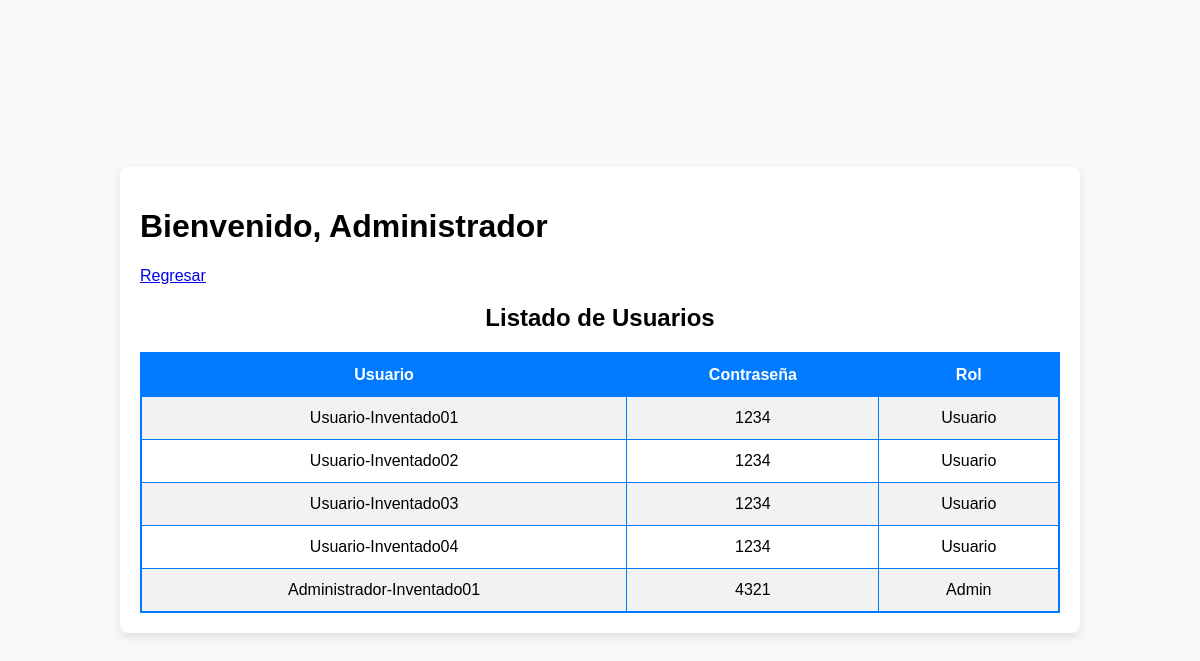
The app's page /pag_admin.php with its own data.
### tables this page shows
CREATE TABLE `poject_20_login` (
  `usuario` varchar(50) NOT NULL,
  `pass` varchar(50) NOT NULL,
  `rol` varchar(10) NOT NULL
);

### pag_admin.php (the view, shortened to what this page needs)
<!DOCTYPE html>
<html lang="es">
	<head>
		<link rel="stylesheet" href="style.css">
	</head>
	<body>
		<div class="container">
			<div class="header">
				<h1 class="title">Bienvenido, Administrador</h1>
				<a href="index.html" class="return-link">Regresar</a>
			</div>
			<h2 class="subtitle" style="text-align: center;">Listado de Usuarios</h2>
			<table>
				<thead>
					<tr>
						<th>Usuario</th>
						<th>Contraseña</th>
						<th>Rol</th>
					</tr>
				</thead>
				<tbody>
					<?php
						include('conexion.php');
						$sql = "SELECT * FROM poject_20_login";
						$resultado = mysqli_query($conn, $sql);
						while($mostrar = mysqli_fetch_array($resultado)) {
					?>
					<tr>
						<td><?php echo $mostrar['usuario'] ?></td>
						<td><?php echo $mostrar['pass'] ?></td>
						<td><?php echo $mostrar['rol'] ?></td>
					</tr>
					<?php } ?>
				</tbody>
			</table>
		</div>
	</body>
</html>

### style.css (style rules this page uses)
* { box-sizing: border-box; font-family: 'Arial', sans-serif; }
body { margin: 0; padding: 0; display: flex; justify-content: center; align-items: center; height: 100vh; background-color: #f2f2f2; }
.container { background-color: #fff; padding: 20px; border-radius: 8px; box-shadow: 0 4px 8px rgba(0, 0, 0, 0.1); width: 90%; max-width: 400px; }

### pag_admin.php (style rules this page uses)
body { font-family: 'Segoe UI', Tahoma, Geneva, Verdana, sans-serif; background-color: #f8f9fa; margin: 0; padding: 0; }
.container { max-width: 960px; margin: 0 auto; padding: 20px; }
table { width: 100%; border-collapse: collapse; border: 2px solid #007bff; background-color: #ffffff; }
table th, table td { padding: 12px; border: 1px solid #007bff; text-align: center; }
table th { background-color: #007bff; color: #ffffff; font-weight: bold; }
table tr:nth-child(odd) { background-color: #f2f2f2; }

### records on screen
poject_20_login: usuario "Usuario-Inventado01", pass "1234", rol "Usuario"
poject_20_login: usuario "Usuario-Inventado02", pass "1234", rol "Usuario"
poject_20_login: usuario "Usuario-Inventado03", pass "1234", rol "Usuario"
poject_20_login: usuario "Usuario-Inventado04", pass "1234", rol "Usuario"
poject_20_login: usuario "Administrador-Inventado01", pass "4321", rol "Admin"
